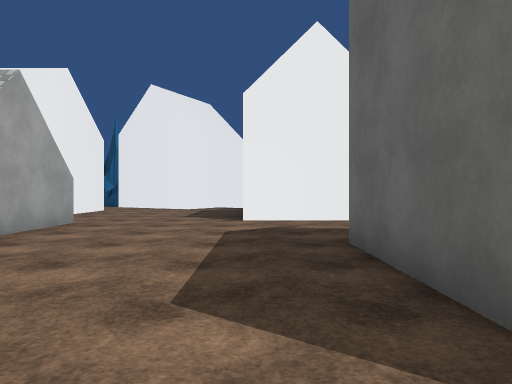
View 1 (above)

24 first-person views from a walk through a 3-D level made in the Unity game engine. The camera is 1.3 m above the floor, looks level and sees 70° across. The floor is counted in squares, 2 m on a side. Each view is taken from the middle of a square. On the plan, view 1 faces up. The plan holds only what a view shows up to about 11 squares ahead; the rest is blank. The place goes on beyond the plan. The player is left out. Some surface patterns are stand-ins.

View 2
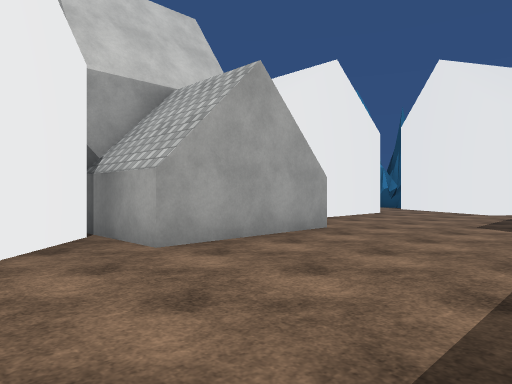

View 3
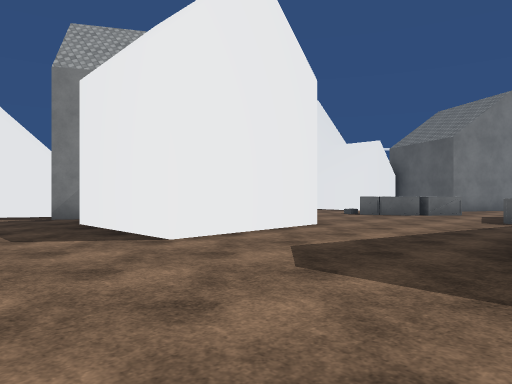

View 4
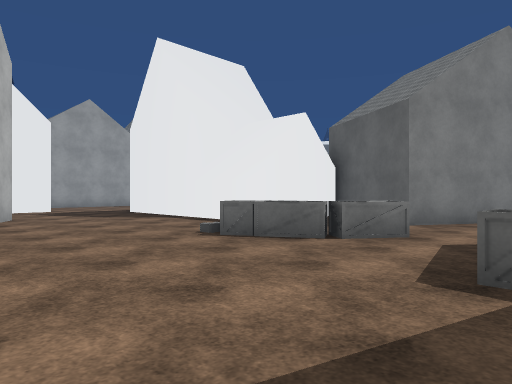

View 5
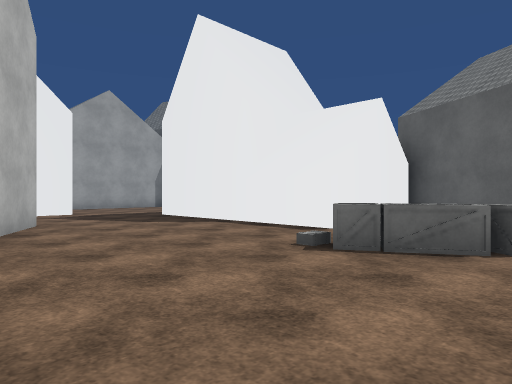

View 6
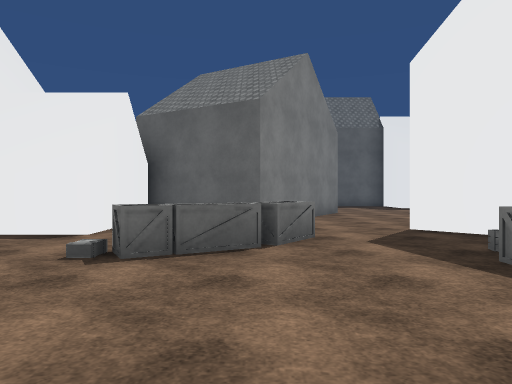

View 7
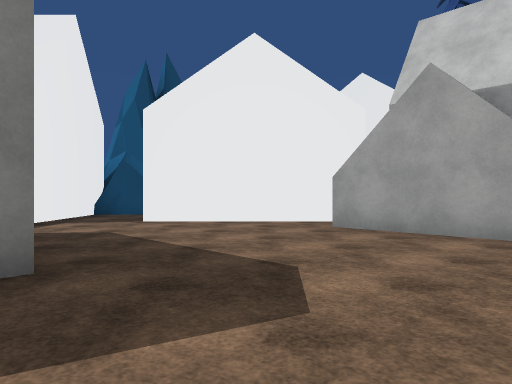

View 8
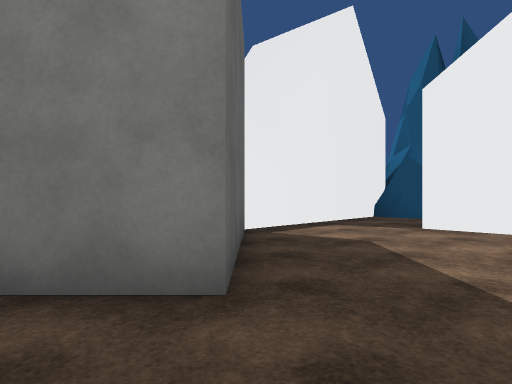

View 9
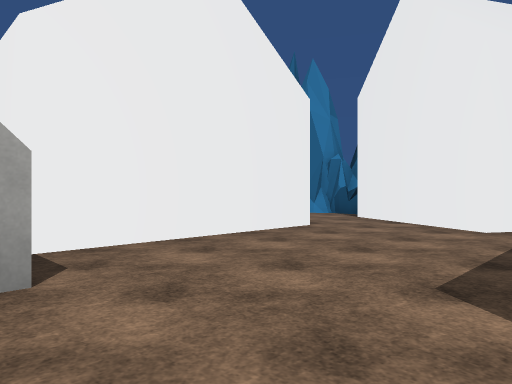

View 10
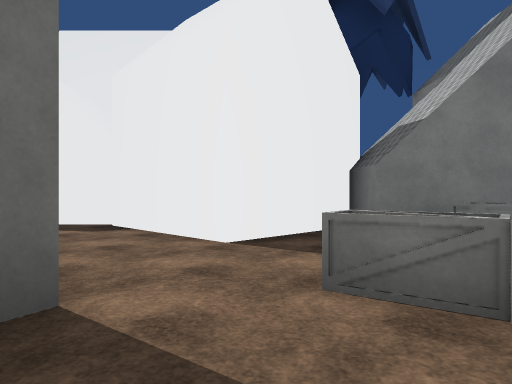

View 11
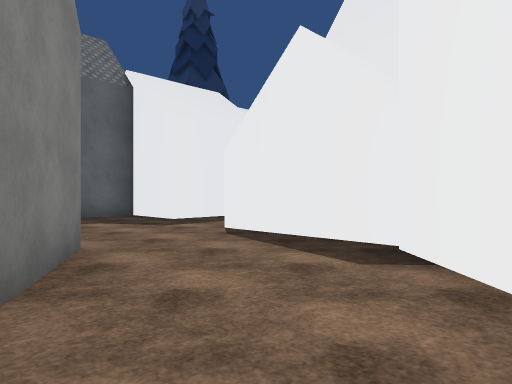

View 12
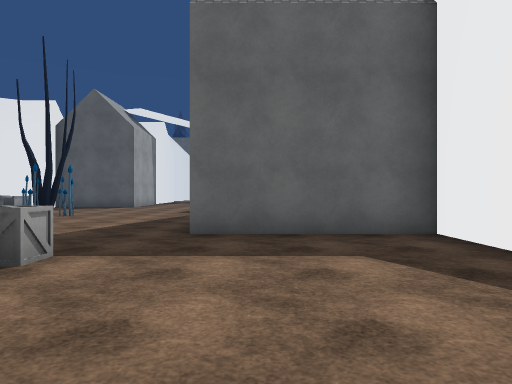

View 13
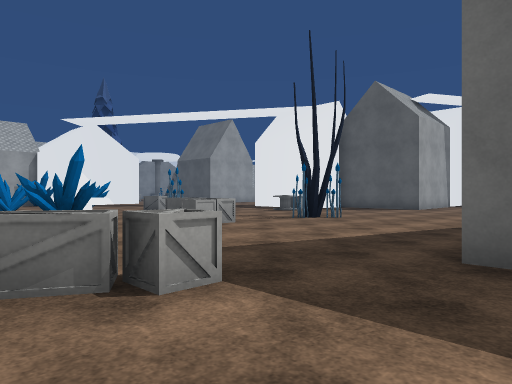

View 14
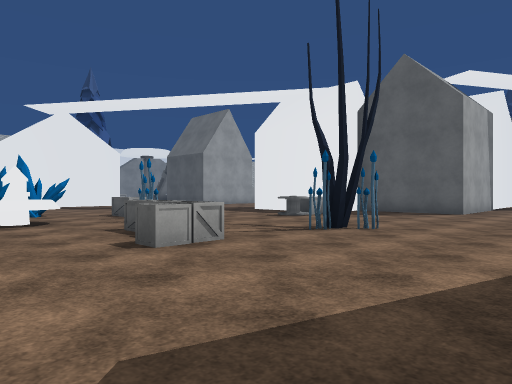

View 15
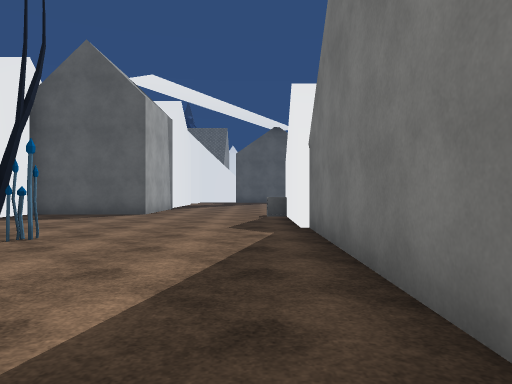

View 16
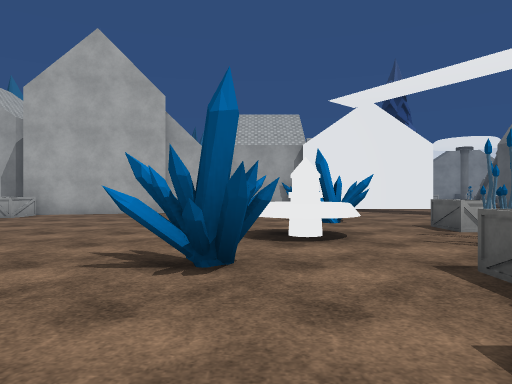

View 17
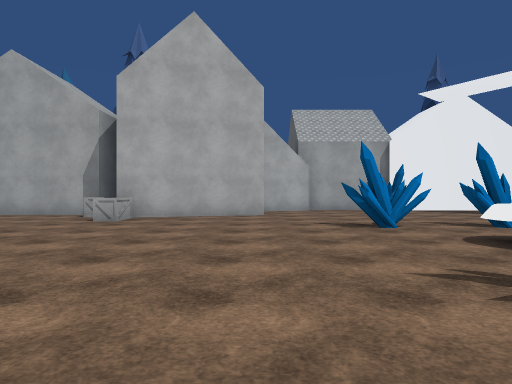

View 18
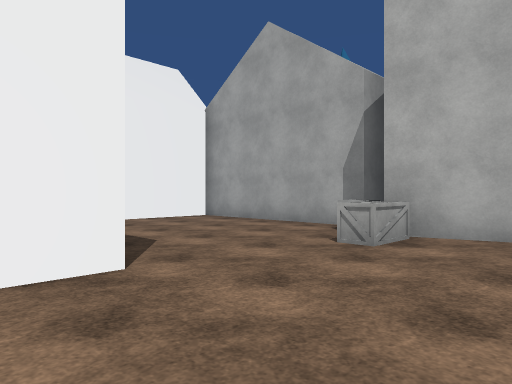

View 19
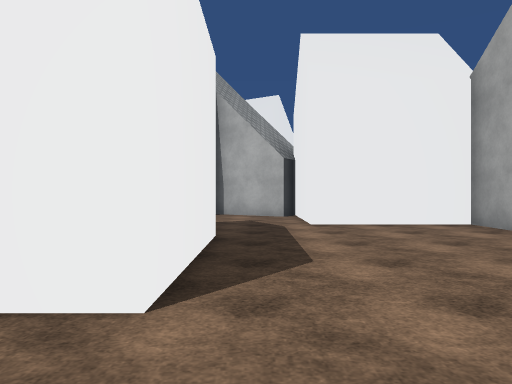

View 20
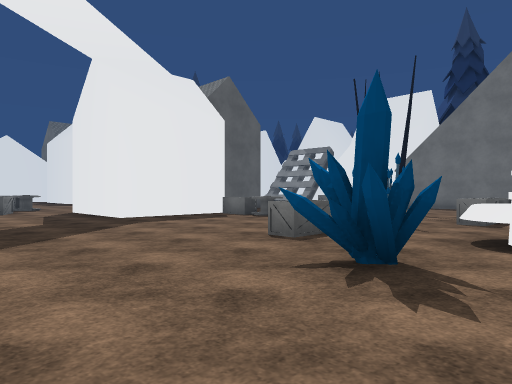

View 21
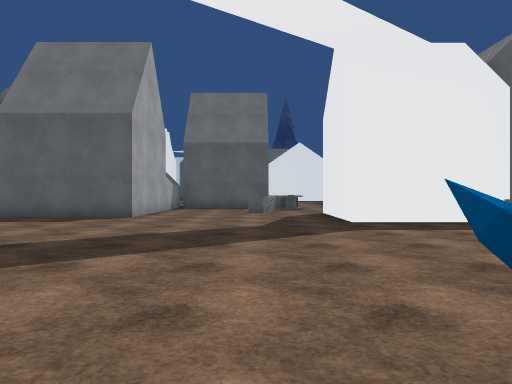

View 22
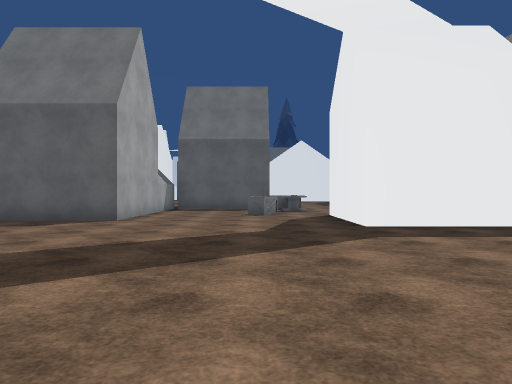

View 23
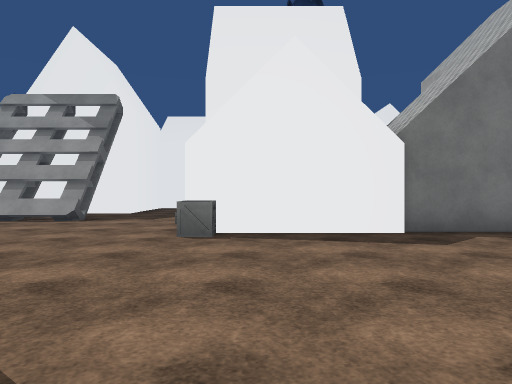

View 24
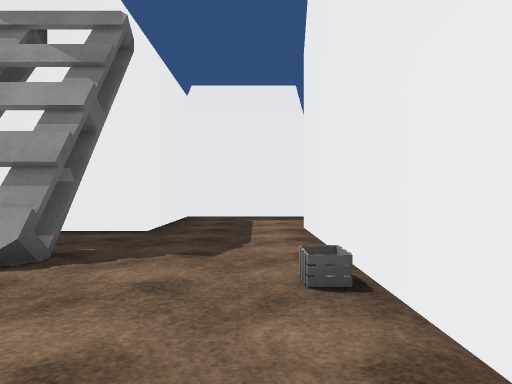

### Floor plan
Key: @ floor where view 1 was taken; # wall or solid block; . floor; O other object.
Columns run from 8 left of view 1 to 32 right of it. Each row starts with its distance up from view 1.
 23                                  .....OO
 22                OOOOOO    ... .. ......OOO
 21              OO.....OOOOO................
 20              OO......O...................
 19              OO......O.................OO
 18            OOOO...........OOOO...........
 17  #   O OO  OO..................O....OOOO.
 16  .O  O OO  O.....OOOO......OO..O....OO
 15  ..OOOOOOO   O...OOO ......OO.O  ...OO
 14   ...O..OOO O....OOOO ....O...O ..OOOOO
 13   O.....OO  O....OOOO ....OO.O....O...O
 12   O......   .....OO    ......O........OO
 11   O.....OO  .....OOOO   . ..OO.OO.....O
 10  OO.....OO  ......  OO    ......O.....O
  9   O.....OOOO...O...OOOO   .............
  8   O............OO.OOOO  OO..............
  7 OOO O...........O...OO  .O...............
  6 OOOOO................OO ....OOOOOOOOOO...
  5 OOOOO.........O..OO.........O  OOO   O...
  4 OO OO....OOO OOOOOOO........O OOOOO OO..O
  3    O.....O  OOOOO OOO.......OOOO  OOOO..O
  2     O....O OOO    OOOOOO..OOO     OOOO...
  1      OO..O OOO      OO   .OOO        O..O
  0       ..@O           OOO  OO         ...O
 -1      ...OO          OOOO             ...O
 -2      #.OOO                           ...O
 -3      #OOOO                           OOO
 -4         OO                           OOOO

Positions as (right, up) in squares from view 1, and headings:
1: (0, 0), facing up
2: (0, 2), facing up-left
3: (-3, 4), facing up-right
4: (3, 5), facing up-right
5: (3, 7), facing up-right
6: (3, 8), facing right
7: (2, 8), facing down-left
8: (1, 7), facing down
9: (-1, 7), facing up-left
10: (9, 10), facing down
11: (10, 7), facing down-right
12: (14, 5), facing right
13: (16, 5), facing up-right
14: (18, 7), facing up-right
15: (19, 7), facing right
16: (19, 10), facing up
17: (16, 11), facing up
18: (15, 15), facing up-left
19: (14, 17), facing left
20: (19, 21), facing down-right
21: (20, 19), facing right
22: (21, 19), facing right
23: (28, 12), facing down
24: (30, 7), facing down
